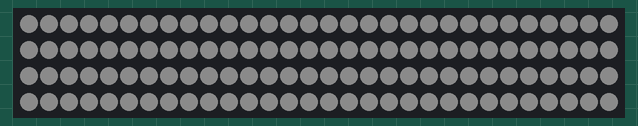
The sketch below on a simulated Arduino Uno, built with avr-gcc and run on an emulated ATmega328P. Shown: 120 RGB LEDs in strip order, left to right, continuing on the next row. Dim RGB values are drawn brighter than linear; random numbers use the default seed unless the sketch sets one.

Above: at 3.01 s.
At 125.98 s:
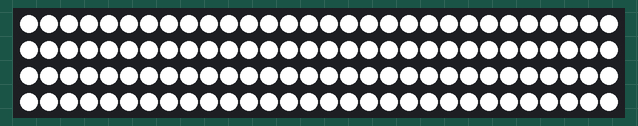

The sketch:

Lightning2014.ino
```cpp
//  Lightning2014 is a program that lets you make an LED strip
//  look like a bolt of lightning
//
//  Daniel Wilson, 2014
//
//  With BIG thanks to the FastLED community!

#include "FastLED.h"

#define NUM_LEDS      120
#define DATA_PIN      11
#define COLOR_ORDER   GRB
#define CHIPSET       NEOPIXEL
#define FREQUENCY     50                // controls the interval between strikes
#define FLASHES       8                 // the upper limit of flashes per strike
#define BRIGHTNESS    255

CRGB leds[NUM_LEDS];
#define color White;
unsigned int dimmer = 1;

void setup() {
  delay(3000);                           // allows reprogramming if accidently blowing power w/leds
  FastLED.addLeds<CHIPSET, DATA_PIN, COLOR_ORDER>(leds, NUM_LEDS);
  LEDS.setBrightness(BRIGHTNESS);
}

// The first "flash" in a bolt of lightning is the "leader." The leader
// is usually duller and has a longer delay until the next flash. Subsequent
// flashes, the "strokes," are brighter and happen at shorter intervals.

void loop()
{
  for (int flashCounter = 0; flashCounter < random8(3,FLASHES); flashCounter++)
  {
    if(flashCounter == 0) dimmer = 5;     // the brightness of the leader is scaled down by a factor of 5
    else dimmer = random8(1,3);           // return strokes are brighter than the leader

    fill_solid(leds,NUM_LEDS,CHSV(255, 0, 255/dimmer));
    FastLED.show();
    delay(random8(4,10));                 // each flash only lasts 4-10 milliseconds
    fill_solid(leds,NUM_LEDS,CHSV(0, 0, 0));
    FastLED.show();

    if (flashCounter == 0) delay (150);   // longer delay until next flash after the leader
    delay(50+random8(100));               // shorter delay between strokes
  }
  delay(random8(FREQUENCY)*100);          // delay between strikes
}
```
